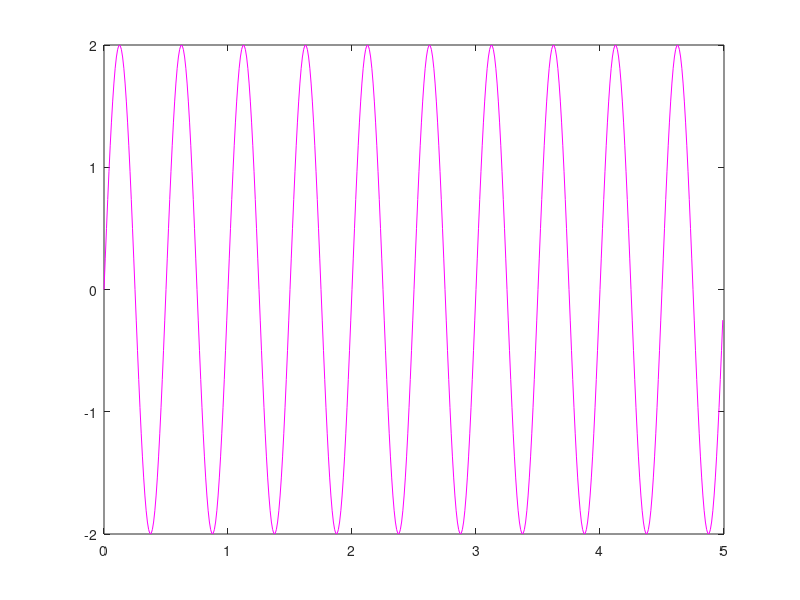

MATLAB code to generate this figure:
%a)
Ta = 0.01;
t = 0:Ta:5-Ta;
x = 2*sin(4*pi*t);
figure(1);
plot(t,x,'m');
% frequencia vai ser igua a 2 -> T = 1/2 = 0.5

%b)
% 𝑦(𝑡) = sin(10𝜋𝑡 + 𝜋/2)
% f= 5; T = 1/5 = 0.2

%c)
% 𝑝(𝑡) = sin(20𝜋𝑡 + 70𝜋/180) + sin(20𝜋𝑡 + 200𝜋/180)
% f = 10 -> T = 1/10

%d) 𝑧(𝑡) = sin(6𝜋𝑡) + sin(8𝜋𝑡)
%f = m.d.c(3,4)= 1 -> T=1/1 =1

%𝑤(𝑡) = sin(6𝜋𝑡) + sin(8𝜋𝑡 + 0.1)
%f = m.d.c(3,4) = 1 -> T =1

%𝑞(𝑡) = sin(6𝜋𝑡) + sin(7𝜋𝑡) + sin(8𝜋𝑡)
%f= m.d.c(3,(7/2),4) = 1 -> T = 1






